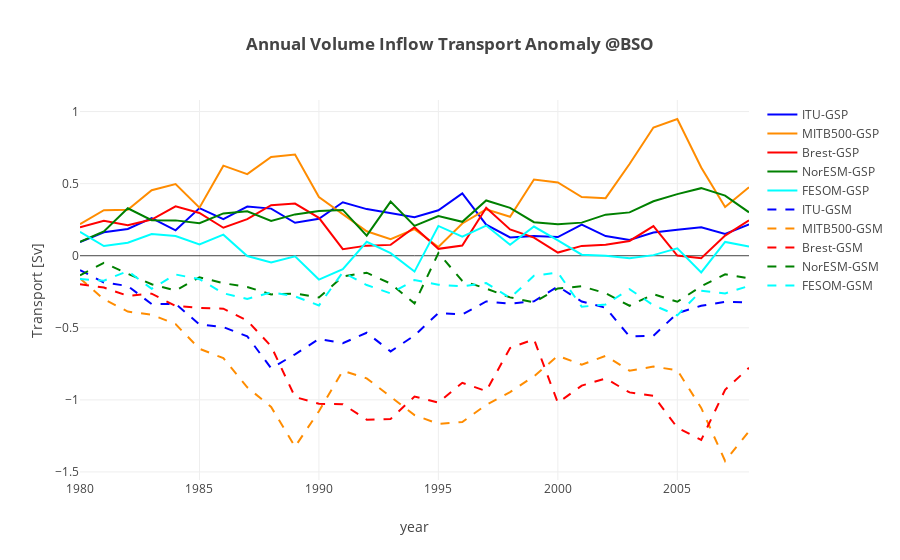

Notebook source saved alongside this figure:
### Code cell
""" Plot annual mean of volume fluxes anomaly"""
modelnames = ['ITU' , 'MITB500', 'Brest', 'NorESM', 'FESOM']
colors = ['blue', 'darkorange', 'red', 'green', 'cyan']
# names of the control, gsp and gsn variables [total]
ctln = ['ctlbarents_volumeinflow', 'barvt_c[1]', 'BSOrefvolume_in', 'inflow_vt_NorESM_BSO_ctrl', 'ctlvoltransp_BSO_in']
gspn = ['gspbarents_volumeinflow', 'barvt_gsp[1]', 'BSOgspvolume_in', 'inflow_vt_NorESM_BSO_gsp', 'gspvoltransp_BSO_in']
gsnn = ['gsnbarents_volumeinflow', 'barvt_gsm[1]', 'BSOgsnvolume_in', 'inflow_vt_NorESM_BSO_gsn', 'gsnvoltransp_BSO_in']

coeffs = [1, 1e-6, 1, 1, 1]

layout = go.Layout(
    title='<b>Annual Volume Inflow Transport Anomaly @BSO</b>',
    yaxis=dict(
        title='Transport [Sv]',
        #range=[-14, 14]
    ),
    xaxis=dict(
        title='year'
    )
)    


def update_plot(models):
    
    datap = []
    datan = []
    for ind,mdl in enumerate(models):
        dnm = 'ds'+np.str(ind)+'.'+ctln[ind]+'.groupby(\'time.year\').mean().year'
        time = np.copy(eval(dnm))
        dnm = 'ds'+np.str(ind)+'.'+ctln[ind]+'.groupby(\'time.year\').mean()'
        dnm2 = 'ds'+np.str(ind)+'.'+gspn[ind]+'.groupby(\'time.year\').mean()'
        dnm3 = 'ds'+np.str(ind)+'.'+gsnn[ind]+'.groupby(\'time.year\').mean()'
        val1 = np.copy(eval(dnm2)-eval(dnm))*coeffs[ind]
        val2 = np.copy(eval(dnm3)-eval(dnm))*coeffs[ind]
        trace1 = go.Scatter(            
            x = time,
            y = val1,
            mode = 'lines',
            name = mdl+'-GSP',
            line = dict(
                width = 2,
                color = colors[ind],
                shape = 'smooth'
            )
        )
        datap.append(trace1)
        trace2 = go.Scatter(            
            x = time,
            y = val2,
            mode = 'lines',
            name = mdl+'-GSM',
            line = dict(
                width = 2,
                color = colors[ind],
                dash = 'dash',
                shape = 'smooth'
            )
        )
        datan.append(trace2)


   
    data = datap + datan
    
    fig = go.Figure(data=data, layout=layout)
    py.offline.iplot(fig)
    
    
update_plot(modelnames)
#models = widgets.SelectMultiple(options=list(modelnames), value=modelnames, description='Models')    
#widgets.interactive(update_plot,models=models)

### Figure 1 — Plotly figure (JSON) as saved in the notebook; plotly's stock layout.template omitted (floating-point values rounded to 4 significant figures)
{"data": [{"line": {"color": "blue", "shape": "smooth", "width": 2}, "mode": "lines", "name": "ITU-GSP", "type": "scatter", "x": [1980, 1981, 1982, 1983, 1984, 1985, 1986, 1987, 1988, 1989, 1990, 1991, 1992, 1993, 1994, 1995, 1996, 1997, 1998, 1999, 2000, 2001, 2002, 2003, 2004, 2005, 2006, 2007, 2008], "y": [0.09437, 0.163, 0.1855, 0.2611, 0.176, 0.3302, 0.2541, 0.3412, 0.3268, 0.2284, 0.2558, 0.3709, 0.3234, 0.2944, 0.2676, 0.3149, 0.4328, 0.2157, 0.1267, 0.1372, 0.1294, 0.2161, 0.1363, 0.1086, 0.1608, 0.1804, 0.1972, 0.1506, 0.2176]}, {"line": {"color": "darkorange", "shape": "smooth", "width": 2}, "mode": "lines", "name": "MITB500-GSP", "type": "scatter", "x": [1980, 1981, 1982, 1983, 1984, 1985, 1986, 1987, 1988, 1989, 1990, 1991, 1992, 1993, 1994, 1995, 1996, 1997, 1998, 1999, 2000, 2001, 2002, 2003, 2004, 2005, 2006, 2007, 2008], "y": [0.2183, 0.3154, 0.3191, 0.4542, 0.4967, 0.3333, 0.6247, 0.566, 0.6845, 0.702, 0.4074, 0.2877, 0.1697, 0.1148, 0.1845, 0.06069, 0.2239, 0.3213, 0.2704, 0.5291, 0.5086, 0.4072, 0.3991, 0.6362, 0.8892, 0.9484, 0.6115, 0.3373, 0.4753]}, {"line": {"color": "red", "shape": "smooth", "width": 2}, "mode": "lines", "name": "Brest-GSP", "type": "scatter", "x": [1980, 1981, 1982, 1983, 1984, 1985, 1986, 1987, 1988, 1989, 1990, 1991, 1992, 1993, 1994, 1995, 1996, 1997, 1998, 1999, 2000, 2001, 2002, 2003, 2004, 2005, 2006, 2007, 2008], "y": [0.1981, 0.2422, 0.2122, 0.251, 0.3431, 0.2969, 0.1939, 0.2536, 0.3507, 0.3616, 0.263, 0.04575, 0.07001, 0.07518, 0.1971, 0.04766, 0.07042, 0.3328, 0.1827, 0.1256, 0.02196, 0.06804, 0.07584, 0.1025, 0.2057, 0.0007968, -0.01808, 0.1396, 0.245]}, {"line": {"color": "green", "shape": "smooth", "width": 2}, "mode": "lines", "name": "NorESM-GSP", "type": "scatter", "x": [1980, 1981, 1982, 1983, 1984, 1985, 1986, 1987, 1988, 1989, 1990, 1991, 1992, 1993, 1994, 1995, 1996, 1997, 1998, 1999, 2000, 2001, 2002, 2003, 2004, 2005, 2006, 2007, 2008], "y": [0.09643, 0.1691, 0.3293, 0.2464, 0.2451, 0.2255, 0.2936, 0.308, 0.2414, 0.2866, 0.3108, 0.3177, 0.1395, 0.3751, 0.2068, 0.2751, 0.2351, 0.3833, 0.3316, 0.2326, 0.2182, 0.2295, 0.2848, 0.3007, 0.3781, 0.4273, 0.4686, 0.4167, 0.3009]}, {"line": {"color": "cyan", "shape": "smooth", "width": 2}, "mode": "lines", "name": "FESOM-GSP", "type": "scatter", "x": [1980, 1981, 1982, 1983, 1984, 1985, 1986, 1987, 1988, 1989, 1990, 1991, 1992, 1993, 1994, 1995, 1996, 1997, 1998, 1999, 2000, 2001, 2002, 2003, 2004, 2005, 2006, 2007, 2008], "y": [0.1662, 0.06704, 0.09043, 0.1504, 0.137, 0.07776, 0.146, -0.002371, -0.04656, -0.004746, -0.1653, -0.09361, 0.09651, 0.0174, -0.1102, 0.2065, 0.1331, 0.2091, 0.07611, 0.2025, 0.1062, 0.006917, 0.0001207, -0.01814, 0.004, 0.05162, -0.1161, 0.09575, 0.06338]}, {"line": {"color": "blue", "dash": "dash", "shape": "smooth", "width": 2}, "mode": "lines", "name": "ITU-GSM", "type": "scatter", "x": [1980, 1981, 1982, 1983, 1984, 1985, 1986, 1987, 1988, 1989, 1990, 1991, 1992, 1993, 1994, 1995, 1996, 1997, 1998, 1999, 2000, 2001, 2002, 2003, 2004, 2005, 2006, 2007, 2008], "y": [-0.09945, -0.1865, -0.2099, -0.3356, -0.3342, -0.4766, -0.4954, -0.5587, -0.7809, -0.684, -0.5779, -0.6071, -0.5343, -0.6638, -0.5534, -0.3973, -0.408, -0.3173, -0.3326, -0.3164, -0.2128, -0.3177, -0.3611, -0.5605, -0.5554, -0.3986, -0.347, -0.3204, -0.3237]}, {"line": {"color": "darkorange", "dash": "dash", "shape": "smooth", "width": 2}, "mode": "lines", "name": "MITB500-GSM", "type": "scatter", "x": [1980, 1981, 1982, 1983, 1984, 1985, 1986, 1987, 1988, 1989, 1990, 1991, 1992, 1993, 1994, 1995, 1996, 1997, 1998, 1999, 2000, 2001, 2002, 2003, 2004, 2005, 2006, 2007, 2008], "y": [-0.1574, -0.302, -0.3875, -0.4087, -0.4748, -0.6456, -0.7104, -0.9125, -1.05, -1.325, -1.079, -0.7985, -0.8508, -0.9815, -1.106, -1.167, -1.154, -1.034, -0.9456, -0.8368, -0.6941, -0.756, -0.6943, -0.7976, -0.7692, -0.7942, -1.056, -1.424, -1.218]}, {"line": {"color": "red", "dash": "dash", "shape": "smooth", "width": 2}, "mode": "lines", "name": "Brest-GSM", "type": "scatter", "x": [1980, 1981, 1982, 1983, 1984, 1985, 1986, 1987, 1988, 1989, 1990, 1991, 1992, 1993, 1994, 1995, 1996, 1997, 1998, 1999, 2000, 2001, 2002, 2003, 2004, 2005, 2006, 2007, 2008], "y": [-0.1981, -0.221, -0.278, -0.2632, -0.3486, -0.3622, -0.3674, -0.4502, -0.6279, -0.9802, -1.027, -1.03, -1.137, -1.132, -0.9768, -1.019, -0.8819, -0.9387, -0.6403, -0.5793, -1.02, -0.9009, -0.8519, -0.9482, -0.9714, -1.193, -1.278, -0.9297, -0.7777]}, {"line": {"color": "green", "dash": "dash", "shape": "smooth", "width": 2}, "mode": "lines", "name": "NorESM-GSM", "type": "scatter", "x": [1980, 1981, 1982, 1983, 1984, 1985, 1986, 1987, 1988, 1989, 1990, 1991, 1992, 1993, 1994, 1995, 1996, 1997, 1998, 1999, 2000, 2001, 2002, 2003, 2004, 2005, 2006, 2007, 2008], "y": [-0.1355, -0.04978, -0.1249, -0.1979, -0.2417, -0.1497, -0.1905, -0.2168, -0.2685, -0.2622, -0.29, -0.1433, -0.1177, -0.1935, -0.3306, 0.01826, -0.1747, -0.228, -0.2889, -0.324, -0.2267, -0.2121, -0.2599, -0.3471, -0.2671, -0.3194, -0.2124, -0.1286, -0.1571]}, {"line": {"color": "cyan", "dash": "dash", "shape": "smooth", "width": 2}, "mode": "lines", "name": "FESOM-GSM", "type": "scatter", "x": [1980, 1981, 1982, 1983, 1984, 1985, 1986, 1987, 1988, 1989, 1990, 1991, 1992, 1993, 1994, 1995, 1996, 1997, 1998, 1999, 2000, 2001, 2002, 2003, 2004, 2005, 2006, 2007, 2008], "y": [-0.1618, -0.1729, -0.1064, -0.2291, -0.1301, -0.1628, -0.2604, -0.2996, -0.2545, -0.2821, -0.345, -0.114, -0.2034, -0.2613, -0.1684, -0.2016, -0.2125, -0.1895, -0.2931, -0.1394, -0.1165, -0.3541, -0.3381, -0.2315, -0.344, -0.4139, -0.2422, -0.2616, -0.2093]}], "layout": {"title": "<b>Annual Volume Inflow Transport Anomaly @BSO</b>", "xaxis": {"title": "year"}, "yaxis": {"title": "Transport [Sv]"}}}
